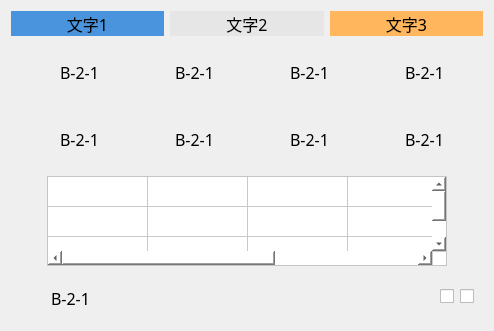
   <widget class="QWidget" name="verLayWidget12_2" native="true">
    <property name="geometry">
     <rect>
      <x>1730</x>
      <y>1140</y>
      <width>404</width>
      <height>301</height>
     </rect>
    </property>
    <layout class="QVBoxLayout" name="verticalLayout_18">
     <item>
      <layout class="QHBoxLayout" name="horizontalLayout_134">
       <item>
        <widget class="QLabel" name="label_135">
         <property name="minimumSize">
          <size>
           <width>0</width>
           <height>25</height>
          </size>
         </property>
         <property name="maximumSize">
          <size>
           <width>16777215</width>
           <height>25</height>
          </size>
         </property>
         <property name="font">
          <font>
           <family>黑体</family>
           <pointsize>12</pointsize>
          </font>
         </property>
         <property name="autoFillBackground">
          <bool>false</bool>
         </property>
         <property name="styleSheet">
          <string notr="true">background-color: rgb(74, 148, 222);</string>
         </property>
         <property name="text">
          <string>文字1</string>
         </property>
         <property name="alignment">
          <set>Qt::AlignCenter</set>
         </property>
        </widget>
       </item>
       <item>
        <widget class="QLabel" name="label_148">
         <property name="minimumSize">
          <size>
           <width>0</width>
           <height>25</height>
          </size>
         </property>
         <property name="maximumSize">
          <size>
           <width>16777215</width>
           <height>25</height>
          </size>
         </property>
         <property name="font">
          <font>
           <family>黑体</family>
           <pointsize>12</pointsize>
          </font>
         </property>
         <property name="autoFillBackground">
          <bool>false</bool>
         </property>
         <property name="styleSheet">
          <string notr="true">background-color: rgb(230, 230, 230);</string>
         </property>
         <property name="text">
          <string>文字2</string>
         </property>
         <property name="alignment">
          <set>Qt::AlignCenter</set>
         </property>
        </widget>
       </item>
       <item>
        <widget class="QLabel" name="label_149">
         <property name="minimumSize">
          <size>
           <width>0</width>
           <height>25</height>
          </size>
         </property>
         <property name="maximumSize">
          <size>
           <width>16777215</width>
           <height>25</height>
          </size>
         </property>
         <property name="font">
          <font>
           <family>黑体</family>
           <pointsize>12</pointsize>
          </font>
         </property>
         <property name="autoFillBackground">
          <bool>false</bool>
         </property>
         <property name="styleSheet">
          <string notr="true">background-color: rgb(255, 182, 92);</string>
         </property>
         <property name="text">
          <string>文字3</string>
         </property>
         <property name="alignment">
          <set>Qt::AlignCenter</set>
         </property>
        </widget>
       </item>
      </layout>
     </item>
     <item>
      <widget class="QWidget" name="widget" native="true">
       <layout class="QHBoxLayout" name="horizontalLayout_135">
        <item>
         <widget class="QWidget" name="widget" native="true">
          <layout class="QHBoxLayout" name="horizontalLayout_136">
           <item>
            <widget class="QLabel" name="label_150">
             <property name="minimumSize">
              <size>
               <width>25</width>
               <height>25</height>
              </size>
             </property>
             <property name="maximumSize">
              <size>
               <width>25</width>
               <height>25</height>
              </size>
             </property>
             <property name="styleSheet">
              <string notr="true">border-image: url(:/img/false.png);</string>
             </property>
             <property name="text">
              <string/>
             </property>
            </widget>
           </item>
           <item>
            <widget class="QLabel" name="label1_92">
             <property name="minimumSize">
              <size>
               <width>60</width>
               <height>25</height>
              </size>
             </property>
             <property name="maximumSize">
              <size>
               <width>60</width>
               <height>25</height>
              </size>
             </property>
             <property name="font">
              <font>
               <family>黑体</family>
               <pointsize>12</pointsize>
              </font>
             </property>
             <property name="text">
              <string>B-2-1</string>
             </property>
            </widget>
           </item>
          </layout>
         </widget>
        </item>
        <item>
         <widget class="QWidget" name="widget" native="true">
          <layout class="QHBoxLayout" name="horizontalLayout_137">
           <item>
            <widget class="QLabel" name="label_151">
             <property name="minimumSize">
              <size>
               <width>25</width>
               <height>25</height>
              </size>
             </property>
             <property name="maximumSize">
              <size>
               <width>25</width>
               <height>25</height>
              </size>
             </property>
             <property name="styleSheet">
              <string notr="true">border-image: url(:/img/false.png);</string>
             </property>
             <property name="text">
              <string/>
             </property>
            </widget>
           </item>
           <item>
            <widget class="QLabel" name="label1_155">
             <property name="minimumSize">
              <size>
               <width>60</width>
               <height>25</height>
              </size>
             </property>
             <property name="maximumSize">
              <size>
               <width>60</width>
               <height>25</height>
              </size>
             </property>
             <property name="font">
              <font>
               <family>黑体</family>
               <pointsize>12</pointsize>
              </font>
             </property>
             <property name="text">
              <string>B-2-1</string>
             </property>
            </widget>
           </item>
          </layout>
         </widget>
        </item>
        <item>
         <widget class="QWidget" name="widget" native="true">
          <layout class="QHBoxLayout" name="horizontalLayout_138">
           <item>
            <widget class="QLabel" name="label_152">
             <property name="minimumSize">
              <size>
               <width>25</width>
               <height>25</height>
              </size>
             </property>
             <property name="maximumSize">
              <size>
               <width>25</width>
               <height>25</height>
              </size>
             </property>
             <property name="styleSheet">
              <string notr="true">border-image: url(:/img/false.png);</string>
             </property>
             <property name="text">
              <string/>
             </property>
            </widget>
           </item>
           <item>
            <widget class="QLabel" name="label1_156">
             <property name="minimumSize">
              <size>
               <width>60</width>
               <height>25</height>
              </size>
             </property>
             <property name="maximumSize">
              <size>
               <width>60</width>
               <height>25</height>
              </size>
             </property>
             <property name="font">
              <font>
               <family>黑体</family>
               <pointsize>12</pointsize>
              </font>
             </property>
             <property name="text">
              <string>B-2-1</string>
             </property>
            </widget>
           </item>
          </layout>
         </widget>
        </item>
        <item>
         <widget class="QWidget" name="widget" native="true">
          <layout class="QHBoxLayout" name="horizontalLayout_139">
           <item>
            <widget class="QLabel" name="label_153">
             <property name="minimumSize">
              <size>
               <width>25</width>
               <height>25</height>
              </size>
             </property>
             <property name="maximumSize">
              <size>
               <width>25</width>
               <height>25</height>
              </size>
             </property>
             <property name="styleSheet">
              <string notr="true">border-image: url(:/img/false.png);</string>
             </property>
             <property name="text">
              <string/>
             </property>
            </widget>
           </item>
           <item>
            <widget class="QLabel" name="label1_171">
             <property name="minimumSize">
              <size>
               <width>60</width>
               <height>25</height>
              </size>
             </property>
             <property name="maximumSize">
              <size>
               <width>60</width>
               <height>25</height>
              </size>
             </property>
             <property name="font">
              <font>
               <family>黑体</family>
               <pointsize>12</pointsize>
              </font>
             </property>
             <property name="text">
              <string>B-2-1</string>
             </property>
            </widget>
           </item>
          </layout>
         </widget>
        </item>
       </layout>
      </widget>
     </item>
     <item>
      <widget class="QWidget" name="widget" native="true">
       <layout class="QHBoxLayout" name="horizontalLayout_140">
        <item>
         <widget class="QWidget" name="widget" native="true">
          <layout class="QHBoxLayout" name="horizontalLayout_141">
           <item>
            <widget class="QLabel" name="label_154">
             <property name="minimumSize">
              <size>
               <width>25</width>
               <height>25</height>
              </size>
             </property>
             <property name="maximumSize">
              <size>
               <width>25</width>
               <height>25</height>
              </size>
             </property>
             <property name="text">
              <string/>
             </property>
            </widget>
           </item>
           <item>
            <widget class="QLabel" name="label1_172">
             <property name="minimumSize">
              <size>
               <width>60</width>
               <height>25</height>
              </size>
             </property>
             <property name="maximumSize">
              <size>
               <width>60</width>
               <height>25</height>
              </size>
             </property>
             <property name="font">
              <font>
               <family>黑体</family>
               <pointsize>12</pointsize>
              </font>
             </property>
             <property name="text">
              <string>B-2-1</string>
             </property>
            </widget>
           </item>
          </layout>
         </widget>
        </item>
        <item>
         <widget class="QWidget" name="widget" native="true">
          <layout class="QHBoxLayout" name="horizontalLayout_142">
           <item>
            <widget class="QLabel" name="label_155">
             <property name="minimumSize">
              <size>
               <width>25</width>
               <height>25</height>
              </size>
             </property>
             <property name="maximumSize">
              <size>
               <width>25</width>
               <height>25</height>
              </size>
             </property>
             <property name="styleSheet">
              <string notr="true">border-image: url(:/img/false.png);</string>
             </property>
             <property name="text">
              <string/>
             </property>
            </widget>
           </item>
           <item>
            <widget class="QLabel" name="label1_173">
             <property name="minimumSize">
              <size>
               <width>60</width>
               <height>25</height>
              </size>
             </property>
             <property name="maximumSize">
              <size>
               <width>60</width>
               <height>25</height>
              </size>
             </property>
             <property name="font">
              <font>
               <family>黑体</family>
               <pointsize>12</pointsize>
              </font>
             </property>
             <property name="text">
              <string>B-2-1</string>
             </property>
            </widget>
           </item>
          </layout>
         </widget>
        </item>
        <item>
         <widget class="QWidget" name="widget" native="true">
          <layout class="QHBoxLayout" name="horizontalLayout_143">
           <item>
            <widget class="QLabel" name="label_156">
             <property name="minimumSize">
              <size>
               <width>25</width>
               <height>25</height>
              </size>
             </property>
             <property name="maximumSize">
              <size>
               <width>25</width>
               <height>25</height>
              </size>
             </property>
             <property name="styleSheet">
              <string notr="true">border-image: url(:/img/false.png);</string>
             </property>
             <property name="text">
              <string/>
             </property>
            </widget>
           </item>
           <item>
            <widget class="QLabel" name="label1_174">
             <property name="minimumSize">
              <size>
               <width>60</width>
               <height>25</height>
              </size>
             </property>
             <property name="maximumSize">
              <size>
               <width>60</width>
               <height>25</height>
              </size>
             </property>
             <property name="font">
              <font>
               <family>黑体</family>
               <pointsize>12</pointsize>
              </font>
             </property>
             <property name="text">
              <string>B-2-1</string>
             </property>
            </widget>
           </item>
          </layout>
         </widget>
        </item>
        <item>
         <widget class="QWidget" name="widget" native="true">
          <layout class="QHBoxLayout" name="horizontalLayout_144">
           <item>
            <widget class="QLabel" name="label_157">
             <property name="minimumSize">
              <size>
               <width>25</width>
               <height>25</height>
              </size>
             </property>
             <property name="maximumSize">
              <size>
               <width>25</width>
               <height>25</height>
              </size>
             </property>
             <property name="styleSheet">
              <string notr="true">border-image: url(:/img/false.png);</string>
             </property>
             <property name="text">
              <string/>
             </property>
            </widget>
           </item>
           <item>
            <widget class="QLabel" name="label1_175">
             <property name="minimumSize">
              <size>
               <width>60</width>
               <height>25</height>
              </size>
             </property>
             <property name="maximumSize">
              <size>
               <width>60</width>
               <height>25</height>
              </size>
             </property>
             <property name="font">
              <font>
               <family>黑体</family>
               <pointsize>12</pointsize>
              </font>
             </property>
             <property name="text">
              <string>B-2-1</string>
             </property>
            </widget>
           </item>
          </layout>
         </widget>
        </item>
       </layout>
      </widget>
     </item>
     <item>
      <layout class="QHBoxLayout" name="horizontalLayout_145">
       <item>
        <spacer name="horizontalSpacer_34">
         <property name="orientation">
          <enum>Qt::Horizontal</enum>
         </property>
         <property name="sizeHint" stdset="0">
          <size>
           <width>40</width>
           <height>20</height>
          </size>
         </property>
        </spacer>
       </item>
       <item>
        <widget class="QTableWidget" name="tableWidget12_2">
         <property name="minimumSize">
          <size>
           <width>400</width>
           <height>90</height>
          </size>
         </property>
         <property name="maximumSize">
          <size>
           <width>400</width>
           <height>90</height>
          </size>
         </property>
         <property name="font">
          <font>
           <family>黑体</family>
           <pointsize>11</pointsize>
          </font>
         </property>
         <property name="autoFillBackground">
          <bool>false</bool>
         </property>
         <property name="styleSheet">
          <string notr="true">gridline-color: rgb(200, 200, 200);
background-color: rgb(255, 255, 255);
</string>
         </property>
         <property name="dragDropOverwriteMode">
          <bool>true</bool>
         </property>
         <property name="selectionMode">
          <enum>QAbstractItemView::NoSelection</enum>
         </property>
         <property name="showGrid">
          <bool>true</bool>
         </property>
         <property name="gridStyle">
          <enum>Qt::SolidLine</enum>
         </property>
         <property name="sortingEnabled">
          <bool>false</bool>
         </property>
         <property name="wordWrap">
          <bool>true</bool>
         </property>
         <property name="cornerButtonEnabled">
          <bool>true</bool>
         </property>
         <property name="rowCount">
          <number>3</number>
         </property>
         <property name="columnCount">
          <number>5</number>
         </property>
         <attribute name="horizontalHeaderVisible">
          <bool>false</bool>
         </attribute>
         <attribute name="horizontalHeaderCascadingSectionResizes">
          <bool>false</bool>
         </attribute>
         <attribute name="horizontalHeaderHighlightSections">
          <bool>true</bool>
         </attribute>
         <attribute name="horizontalHeaderShowSortIndicator" stdset="0">
          <bool>false</bool>
         </attribute>
         <attribute name="horizontalHeaderStretchLastSection">
          <bool>true</bool>
         </attribute>
         <attribute name="verticalHeaderVisible">
          <bool>false</bool>
         </attribute>
         <attribute name="verticalHeaderCascadingSectionResizes">
          <bool>false</bool>
         </attribute>
         <attribute name="verticalHeaderHighlightSections">
          <bool>true</bool>
         </attribute>
         <attribute name="verticalHeaderShowSortIndicator" stdset="0">
          <bool>false</bool>
         </attribute>
         <attribute name="verticalHeaderStretchLastSection">
          <bool>true</bool>
         </attribute>
         <row>
          <property name="text">
           <string>新建行</string>
          </property>
          <property name="font">
           <font>
            <family>Agency FB</family>
            <pointsize>11</pointsize>
           </font>
          </property>
         </row>
         <row>
          <property name="text">
           <string>新建行</string>
          </property>
          <property name="font">
           <font>
            <family>Agency FB</family>
            <pointsize>11</pointsize>
           </font>
          </property>
         </row>
         <row/>
         <column>
          <property name="text">
           <string>新建列</string>
          </property>
          <property name="font">
           <font>
            <pointsize>11</pointsize>
           </font>
          </property>
          <property name="foreground">
           <brush brushstyle="SolidPattern">
            <color alpha="255">
             <red>0</red>
             <green>0</green>
             <blue>0</blue>
            </color>
           </brush>
          </property>
         </column>
         <column>
          <property name="text">
           <string>新建列</string>
          </property>
          <property name="font">
           <font>
            <pointsize>11</pointsize>
           </font>
          </property>
         </column>
         <column>
          <property name="text">
           <string>新建列</string>
          </property>
          <property name="font">
           <font>
            <family>Agency FB</family>
            <pointsize>11</pointsize>
           </font>
          </property>
         </column>
         <column>
          <property name="text">
           <string>新建列</string>
          </property>
          <property name="font">
           <font>
            <family>Agency FB</family>
            <pointsize>11</pointsize>
           </font>
          </property>
         </column>
         <column/>
         <item row="0" column="0">
          <property name="text">
           <string/>
          </property>
          <property name="font">
           <font>
            <pointsize>11</pointsize>
           </font>
          </property>
         </item>
        </widget>
       </item>
       <item>
        <spacer name="horizontalSpacer_47">
         <property name="orientation">
          <enum>Qt::Horizontal</enum>
         </property>
         <property name="sizeHint" stdset="0">
          <size>
           <width>40</width>
           <height>20</height>
          </size>
         </property>
        </spacer>
       </item>
      </layout>
     </item>
     <item>
      <widget class="QWidget" name="widget" native="true">
       <layout class="QHBoxLayout" name="horizontalLayout_146">
        <item>
         <widget class="QLabel" name="label_158">
          <property name="minimumSize">
           <size>
            <width>25</width>
            <height>25</height>
           </size>
          </property>
          <property name="maximumSize">
           <size>
            <width>25</width>
            <height>25</height>
           </size>
          </property>
          <property name="styleSheet">
           <string notr="true">border-image: url(:/img/false.png);</string>
          </property>
          <property name="text">
           <string/>
          </property>
         </widget>
        </item>
        <item>
         <widget class="QLabel" name="label1_176">
          <property name="minimumSize">
           <size>
            <width>60</width>
            <height>30</height>
           </size>
          </property>
          <property name="maximumSize">
           <size>
            <width>60</width>
            <height>25</height>
           </size>
          </property>
          <property name="font">
           <font>
            <family>黑体</family>
            <pointsize>12</pointsize>
           </font>
          </property>
          <property name="text">
           <string>B-2-1</string>
          </property>
         </widget>
        </item>
        <item>
         <spacer name="horizontalSpacer_48">
          <property name="orientation">
           <enum>Qt::Horizontal</enum>
          </property>
          <property name="sizeHint" stdset="0">
           <size>
            <width>40</width>
            <height>20</height>
           </size>
          </property>
         </spacer>
        </item>
        <item>
         <widget class="QCheckBox" name="checkBox_21">
          <property name="maximumSize">
           <size>
            <width>16777215</width>
            <height>30</height>
           </size>
          </property>
          <property name="styleSheet">
           <string notr="true">QCheckBox::indicator:unchecked {
width:80px;height:25px; image:url(:/img/Off.png);
}
QCheckBox::indicator:checked {
width:80px;height:25px; image:url(:/img/On.png);
}</string>
          </property>
          <property name="text">
           <string/>
          </property>
         </widget>
        </item>
        <item>
         <widget class="QCheckBox" name="checkBox_22">
          <property name="maximumSize">
           <size>
            <width>16777215</width>
            <height>30</height>
           </size>
          </property>
          <property name="styleSheet">
           <string notr="true">QCheckBox::indicator:unchecked {
width:80px;height:25px; image:url(:/img/Off.png);
}
QCheckBox::indicator:checked {
width:80px;height:25px; image:url(:/img/On.png);
}</string>
          </property>
          <property name="text">
           <string/>
          </property>
         </widget>
        </item>
       </layout>
      </widget>
     </item>
    </layout>
   </widget>
